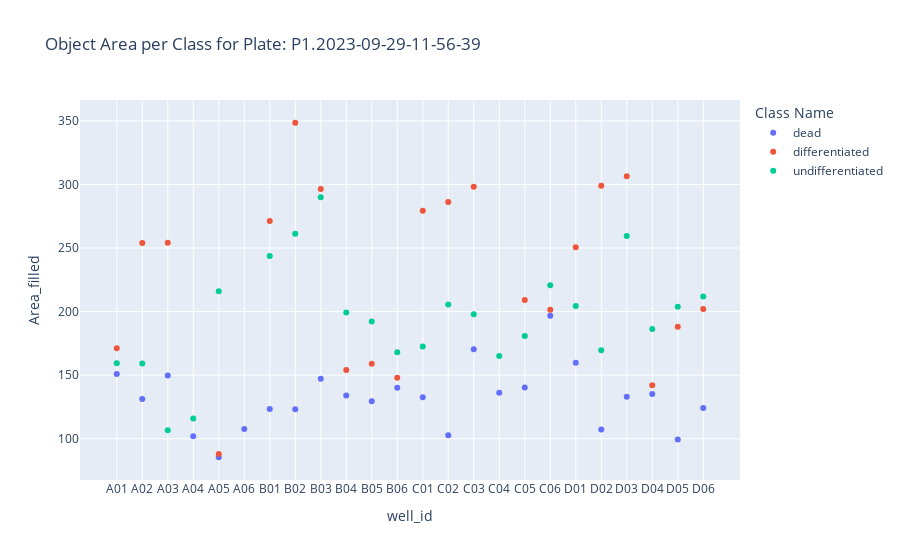
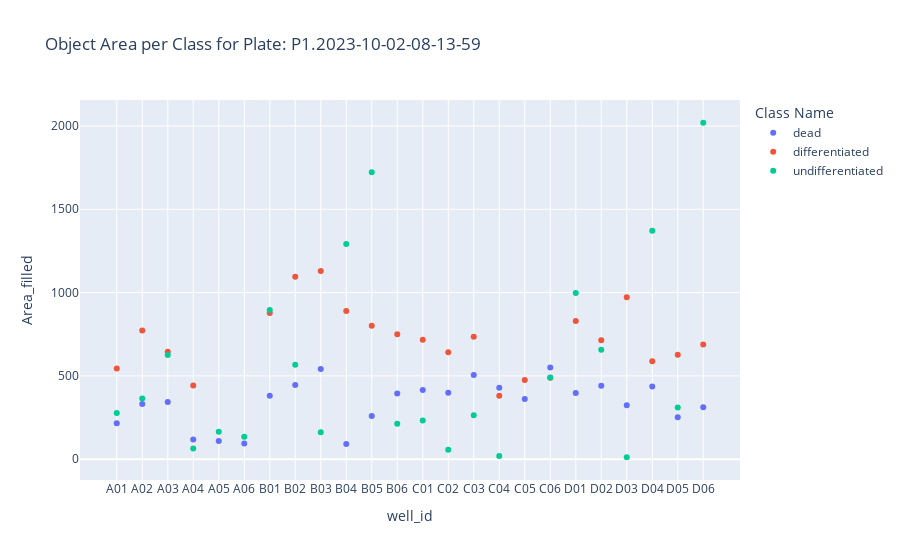
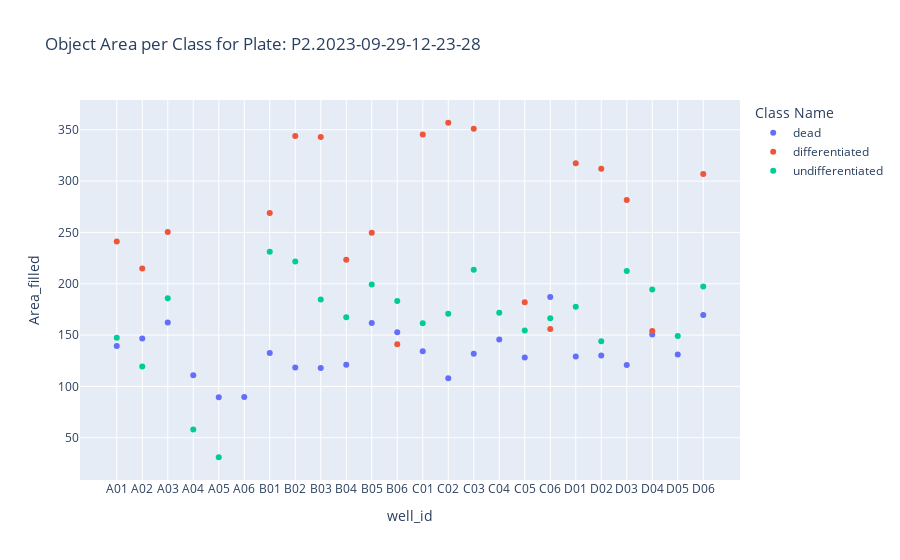
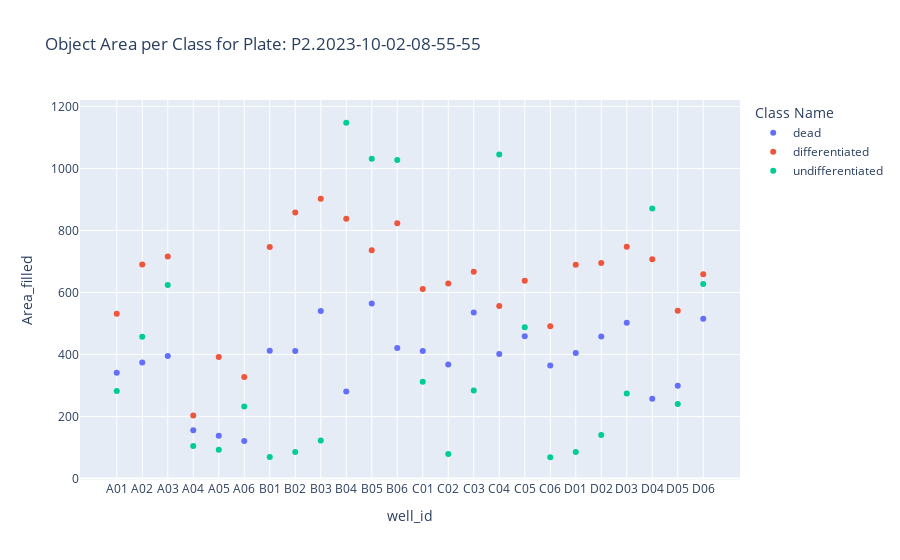

Notebook code cell kept with these figures, in order:
### Code cell
# Group by plate_name
plate_names = final_df['plate_name'].unique()

for plate_name in plate_names:
    # Filter the dataframe for the current plate_name
    df_filtered = final_df[final_df['plate_name'] == plate_name]
    
    # Plotting
    fig = px.scatter(df_filtered, x='well_id', y='Area_filled', color='Class Name', title=f'Object Area per Class for Plate: {plate_name}')
    
    # Construct the file path for saving
    # file_path = summary_stats_directory / f"{plate_name}_object_area.png"
    
    # Save plot as PNG file
    # fig.write_image(file_path.as_posix(), scale=2)  # Adjust scale as needed for resolution
    
    # Show plot
    fig.show()

### Figure 1 — Plotly figure (JSON) as saved in the notebook; plotly's stock layout.template omitted (floating-point values rounded to 4 significant figures)
{"data": [{"hovertemplate": "Class Name=dead<br>well_id=%{x}<br>Area_filled=%{y}<extra></extra>", "legendgroup": "dead", "marker": {"color": "#636efa", "symbol": "circle"}, "mode": "markers", "name": "dead", "orientation": "v", "showlegend": true, "type": "scatter", "x": ["A01", "A02", "A03", "A04", "A05", "A06", "B01", "B02", "B03", "B04", "B05", "B06", "C01", "C02", "C03", "C04", "C05", "C06", "D01", "D02", "D03", "D04", "D05", "D06"], "xaxis": "x", "y": [150.9, 131.2, 149.8, 101.9, 85.42, 107.6, 123.5, 123.1, 147.1, 134, 129.6, 140.1, 132.7, 102.7, 170.4, 136.2, 140.3, 196.8, 159.8, 107.3, 133, 135.1, 99.4, 124.1], "yaxis": "y"}, {"hovertemplate": "Class Name=differentiated<br>well_id=%{x}<br>Area_filled=%{y}<extra></extra>", "legendgroup": "differentiated", "marker": {"color": "#EF553B", "symbol": "circle"}, "mode": "markers", "name": "differentiated", "orientation": "v", "showlegend": true, "type": "scatter", "x": ["A01", "A02", "A03", "A05", "B01", "B02", "B03", "B04", "B05", "B06", "C01", "C02", "C03", "C05", "C06", "D01", "D02", "D03", "D04", "D05", "D06"], "xaxis": "x", "y": [171.2, 253.9, 254.2, 88, 271.3, 348.5, 296.3, 154, 159, 148, 279.3, 286.3, 298.1, 209.2, 201.5, 250.6, 299, 306.5, 142, 188, 202], "yaxis": "y"}, {"hovertemplate": "Class Name=undifferentiated<br>well_id=%{x}<br>Area_filled=%{y}<extra></extra>", "legendgroup": "undifferentiated", "marker": {"color": "#00cc96", "symbol": "circle"}, "mode": "markers", "name": "undifferentiated", "orientation": "v", "showlegend": true, "type": "scatter", "x": ["A01", "A02", "A03", "A04", "A05", "B01", "B02", "B03", "B04", "B05", "B06", "C01", "C02", "C03", "C04", "C05", "C06", "D01", "D02", "D03", "D04", "D05", "D06"], "xaxis": "x", "y": [159.4, 159.1, 106.6, 116, 216, 243.7, 261.3, 289.9, 199.3, 192.1, 168.1, 172.4, 205.5, 197.9, 165.1, 180.7, 220.8, 204.4, 169.6, 259.5, 186.3, 203.7, 211.9], "yaxis": "y"}], "layout": {"legend": {"title": {"text": "Class Name"}, "tracegroupgap": 0}, "title": {"text": "Object Area per Class for Plate: P1.2023-09-29-11-56-39"}, "xaxis": {"anchor": "y", "domain": [0, 1], "title": {"text": "well_id"}}, "yaxis": {"anchor": "x", "domain": [0, 1], "title": {"text": "Area_filled"}}}}

### Figure 2 — Plotly figure (JSON) as saved in the notebook; plotly's stock layout.template omitted (floating-point values rounded to 4 significant figures)
{"data": [{"hovertemplate": "Class Name=dead<br>well_id=%{x}<br>Area_filled=%{y}<extra></extra>", "legendgroup": "dead", "marker": {"color": "#636efa", "symbol": "circle"}, "mode": "markers", "name": "dead", "orientation": "v", "showlegend": true, "type": "scatter", "x": ["A01", "A02", "A03", "A04", "A05", "A06", "B01", "B02", "B03", "B04", "B05", "B06", "C01", "C02", "C03", "C04", "C05", "C06", "D01", "D02", "D03", "D04", "D05", "D06"], "xaxis": "x", "y": [216.2, 332, 343.7, 118.0, 109.8, 95.08, 380.6, 445.8, 541.5, 92.25, 259.7, 395.2, 415.3, 398.4, 505.1, 429.0, 361.6, 550.6, 397.1, 440.7, 323.9, 436.5, 252, 312.7], "yaxis": "y"}, {"hovertemplate": "Class Name=differentiated<br>well_id=%{x}<br>Area_filled=%{y}<extra></extra>", "legendgroup": "differentiated", "marker": {"color": "#EF553B", "symbol": "circle"}, "mode": "markers", "name": "differentiated", "orientation": "v", "showlegend": true, "type": "scatter", "x": ["A01", "A02", "A03", "A04", "B01", "B02", "B03", "B04", "B05", "B06", "C01", "C02", "C03", "C04", "C05", "C06", "D01", "D02", "D03", "D04", "D05", "D06"], "xaxis": "x", "y": [544.1, 773.2, 645.0, 442.5, 877.7, 1095.0, 1129.0, 889.9, 801.3, 750.8, 717.1, 641.8, 734.5, 380.5, 475.9, 489.2, 829.6, 713.9, 971.8, 588.2, 626.4, 688.1], "yaxis": "y"}, {"hovertemplate": "Class Name=undifferentiated<br>well_id=%{x}<br>Area_filled=%{y}<extra></extra>", "legendgroup": "undifferentiated", "marker": {"color": "#00cc96", "symbol": "circle"}, "mode": "markers", "name": "undifferentiated", "orientation": "v", "showlegend": true, "type": "scatter", "x": ["A01", "A02", "A03", "A04", "A05", "A06", "B01", "B02", "B03", "B04", "B05", "B06", "C01", "C02", "C03", "C04", "C06", "D01", "D02", "D03", "D04", "D05", "D06"], "xaxis": "x", "y": [277.4, 364.5, 625.8, 64, 164.8, 135.5, 895.4, 567, 161.4, 1291, 1722.0, 213, 233, 56.67, 263.8, 20, 490, 997.5, 656.5, 12, 1372.0, 310, 2019.0], "yaxis": "y"}], "layout": {"legend": {"title": {"text": "Class Name"}, "tracegroupgap": 0}, "title": {"text": "Object Area per Class for Plate: P1.2023-10-02-08-13-59"}, "xaxis": {"anchor": "y", "domain": [0, 1], "title": {"text": "well_id"}}, "yaxis": {"anchor": "x", "domain": [0, 1], "title": {"text": "Area_filled"}}}}

### Figure 3 — Plotly figure (JSON) as saved in the notebook; plotly's stock layout.template omitted (floating-point values rounded to 4 significant figures)
{"data": [{"hovertemplate": "Class Name=dead<br>well_id=%{x}<br>Area_filled=%{y}<extra></extra>", "legendgroup": "dead", "marker": {"color": "#636efa", "symbol": "circle"}, "mode": "markers", "name": "dead", "orientation": "v", "showlegend": true, "type": "scatter", "x": ["A01", "A02", "A03", "A04", "A05", "A06", "B01", "B02", "B03", "B04", "B05", "B06", "C01", "C02", "C03", "C04", "C05", "C06", "D01", "D02", "D03", "D04", "D05", "D06"], "xaxis": "x", "y": [139.3, 146.7, 162.2, 110.9, 89.41, 89.8, 132.5, 118.4, 117.8, 121.1, 161.8, 152.7, 134.2, 107.9, 131.7, 145.8, 128.2, 187.2, 129.2, 130.2, 120.8, 150.6, 131.1, 169.5], "yaxis": "y"}, {"hovertemplate": "Class Name=differentiated<br>well_id=%{x}<br>Area_filled=%{y}<extra></extra>", "legendgroup": "differentiated", "marker": {"color": "#EF553B", "symbol": "circle"}, "mode": "markers", "name": "differentiated", "orientation": "v", "showlegend": true, "type": "scatter", "x": ["A01", "A02", "A03", "B01", "B02", "B03", "B04", "B05", "B06", "C01", "C02", "C03", "C05", "C06", "D01", "D02", "D03", "D04", "D06"], "xaxis": "x", "y": [241.2, 214.8, 250.4, 268.9, 343.8, 342.9, 223.3, 249.7, 141, 345.3, 356.8, 351, 182, 156, 317.3, 312.1, 281.6, 154, 307], "yaxis": "y"}, {"hovertemplate": "Class Name=undifferentiated<br>well_id=%{x}<br>Area_filled=%{y}<extra></extra>", "legendgroup": "undifferentiated", "marker": {"color": "#00cc96", "symbol": "circle"}, "mode": "markers", "name": "undifferentiated", "orientation": "v", "showlegend": true, "type": "scatter", "x": ["A01", "A02", "A03", "A04", "A05", "B01", "B02", "B03", "B04", "B05", "B06", "C01", "C02", "C03", "C04", "C05", "C06", "D01", "D02", "D03", "D04", "D05", "D06"], "xaxis": "x", "y": [147.3, 119.3, 185.8, 58, 31, 231.2, 221.8, 184.7, 167.4, 199.2, 183.1, 161.5, 170.8, 213.6, 171.8, 154.4, 166.4, 177.7, 144, 212.5, 194.3, 149, 197.2], "yaxis": "y"}], "layout": {"legend": {"title": {"text": "Class Name"}, "tracegroupgap": 0}, "title": {"text": "Object Area per Class for Plate: P2.2023-09-29-12-23-28"}, "xaxis": {"anchor": "y", "domain": [0, 1], "title": {"text": "well_id"}}, "yaxis": {"anchor": "x", "domain": [0, 1], "title": {"text": "Area_filled"}}}}

### Figure 4 — Plotly figure (JSON) as saved in the notebook; plotly's stock layout.template omitted (floating-point values rounded to 4 significant figures)
{"data": [{"hovertemplate": "Class Name=dead<br>well_id=%{x}<br>Area_filled=%{y}<extra></extra>", "legendgroup": "dead", "marker": {"color": "#636efa", "symbol": "circle"}, "mode": "markers", "name": "dead", "orientation": "v", "showlegend": true, "type": "scatter", "x": ["A01", "A02", "A03", "A04", "A05", "A06", "B01", "B02", "B03", "B04", "B05", "B06", "C01", "C02", "C03", "C04", "C05", "C06", "D01", "D02", "D03", "D04", "D05", "D06"], "xaxis": "x", "y": [340.8, 374.4, 395.0, 155.8, 138.1, 121.1, 412.1, 410.9, 540.2, 280.7, 564.4, 420.9, 410.9, 367.7, 535.2, 401.9, 459.1, 364.1, 404.8, 457.8, 502.2, 257, 299.2, 515.3], "yaxis": "y"}, {"hovertemplate": "Class Name=differentiated<br>well_id=%{x}<br>Area_filled=%{y}<extra></extra>", "legendgroup": "differentiated", "marker": {"color": "#EF553B", "symbol": "circle"}, "mode": "markers", "name": "differentiated", "orientation": "v", "showlegend": true, "type": "scatter", "x": ["A01", "A02", "A03", "A04", "A05", "A06", "B01", "B02", "B03", "B04", "B05", "B06", "C01", "C02", "C03", "C04", "C05", "C06", "D01", "D02", "D03", "D04", "D05", "D06"], "xaxis": "x", "y": [531.1, 690.5, 716.1, 202.9, 391.5, 327.3, 746.8, 858.0, 902.4, 837.6, 736.2, 823.6, 611.2, 629.0, 666.9, 556.6, 638, 490.7, 689.8, 695.3, 747.3, 707.3, 541.0, 658.6], "yaxis": "y"}, {"hovertemplate": "Class Name=undifferentiated<br>well_id=%{x}<br>Area_filled=%{y}<extra></extra>", "legendgroup": "undifferentiated", "marker": {"color": "#00cc96", "symbol": "circle"}, "mode": "markers", "name": "undifferentiated", "orientation": "v", "showlegend": true, "type": "scatter", "x": ["A01", "A02", "A03", "A04", "A05", "A06", "B01", "B02", "B03", "B04", "B05", "B06", "C01", "C02", "C03", "C04", "C05", "C06", "D01", "D02", "D03", "D04", "D05", "D06"], "xaxis": "x", "y": [282.5, 457, 624, 104.8, 92.33, 232.5, 69.5, 85.5, 122.8, 1148.0, 1032.0, 1028.0, 312, 79.33, 283.5, 1045, 488, 68.5, 85.2, 140.5, 274.5, 870.6, 240, 627.2], "yaxis": "y"}], "layout": {"legend": {"title": {"text": "Class Name"}, "tracegroupgap": 0}, "title": {"text": "Object Area per Class for Plate: P2.2023-10-02-08-55-55"}, "xaxis": {"anchor": "y", "domain": [0, 1], "title": {"text": "well_id"}}, "yaxis": {"anchor": "x", "domain": [0, 1], "title": {"text": "Area_filled"}}}}
